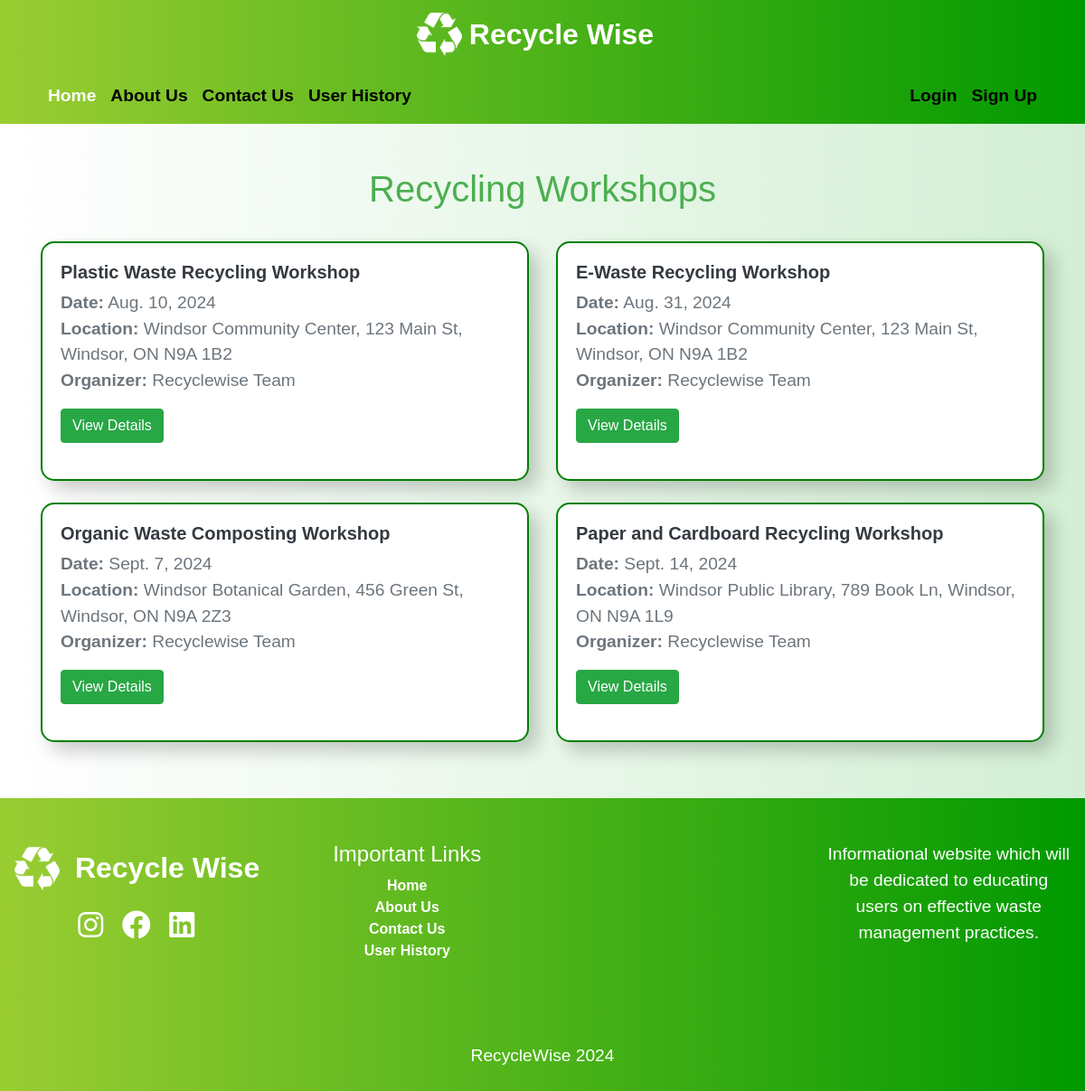
Screenshot of /upcoming_events/recycling_workshop/ with the database file from the repository.
### upcomming_events/models.py (models this page shows, shortened)
class Event(models.Model):
    EVENT_TYPE_CHOICES = [
        ('CCU', 'Community Clean-Up'),
        ('RW', 'Recycling Workshop'),
    ]
    title = models.CharField(max_length=200)
    description = models.TextField()
    event_type = models.CharField(max_length=3, choices=EVENT_TYPE_CHOICES)
    date = models.DateField()
    time = models.TimeField()
    location = models.CharField(max_length=255)
    organizer = models.CharField(max_length=100)
    contact_email = models.EmailField()

### upcomming_events/views.py (the view)
# urls.py: path('recycling_workshop/', recycling_workshop_list, name='recycling-workshop-list'),
def recycling_workshop_list(request):
    events = Event.objects.filter(event_type='RW')
    return render(request, 'upcomming_events/recycling_workshop_list.html', {'events': events})

### templates/upcomming_events/recycling_workshop_list.html (shortened to what this page needs)
{% extends "base.html" %}
{% block content %}
    {% load static %}
    <link rel="stylesheet" href="{% static 'css/upcomming_events.css' %}">
<div class="container py-5 wow animate__animated animate__slideInUp" data-wow-duration="1s">
    <h1 class="text-center mb-4">Recycling Workshops</h1>
    <div class="row">
        {% for event in events %}
            <div class="col-md-6 mb-4 d-flex align-items-stretch">
                <div class="list-card wow animate__animated animate__jackInTheBox" data-wow-duration="1.5s">
                    <div class="list-card-body">
                        <h5 class="list-card-title">{{ event.title }}</h5>
                        <p class="list-card-text">
                            <strong>Date:</strong> {{ event.date }}<br>
                            <strong>Location:</strong> {{ event.location }}<br>
                            <strong>Organizer:</strong> {{ event.organizer }}
                        </p>
                        <a href="{% url 'recycling-workshop-detail' event.pk %}" class="btn btn-primary">View Details</a>
                    </div>
                </div>
            </div>
        {% endfor %}
    </div>
</div>
{% endblock %}

### static/css/base.css (style rules this page uses)
h1 { color: #000; font-size: 2.5em; }
p { color: #000; font-size: 1.2em; }
.wow { visibility: hidden; }

### static/css/upcomming_events.css (style rules this page uses)
body, html { margin: 0; padding: 0; font-family: Arial, sans-serif; }
h1, h2 { color: #4CAF50; }
.list-card { display: flex; flex-direction: column; justify-content: space-between; height: 100%; background-color: white; border: 2px solid green; border-radius: 15px; padding: 20px; box-shadow: 10px 10px 20px rgba(0, 0, 0, 0.2); margin: 10px 0; }
.list-card-body { flex-grow: 1; }
.list-card-title { font-weight: bold; color: #343a40; }
.list-card-text { color: #6c757d; }
.btn-primary { background-color: #28a745; border-color: #28a745; align-self: flex-end; }

### rows the page displays
Event: title "Plastic Waste Recycling Workshop", date "Aug. 10, 2024", location "Windsor Community Center, 123 Main St, Windsor, ON N9A 1B2", organizer "Recyclewise Team"
Event: title "E-Waste Recycling Workshop", date "Aug. 31, 2024", location "Windsor Community Center, 123 Main St, Windsor, ON N9A 1B2", organizer "Recyclewise Team"
Event: title "Organic Waste Composting Workshop", date "Sept. 7, 2024", location "Windsor Botanical Garden, 456 Green St, Windsor, ON N9A 2Z3", organizer "Recyclewise Team"
Event: title "Paper and Cardboard Recycling Workshop", date "Sept. 14, 2024", location "Windsor Public Library, 789 Book Ln, Windsor, ON N9A 1L9", organizer "Recyclewise Team"
